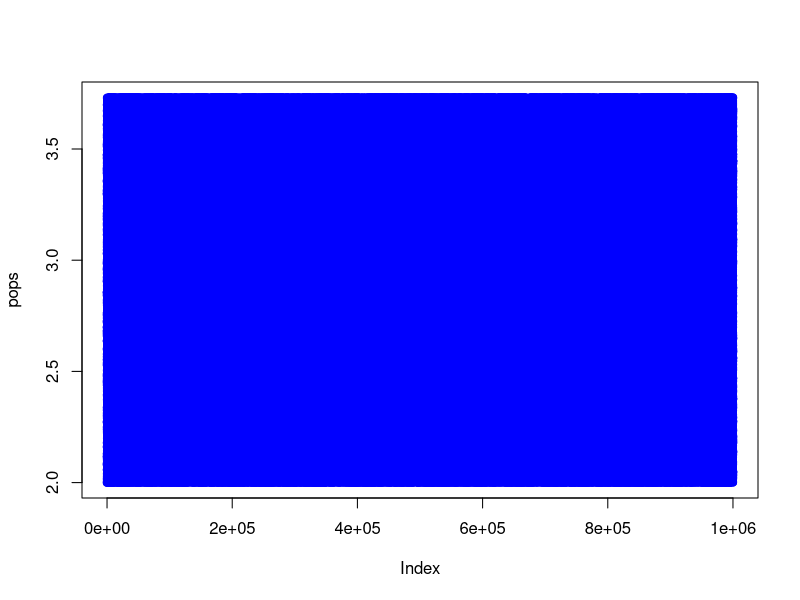
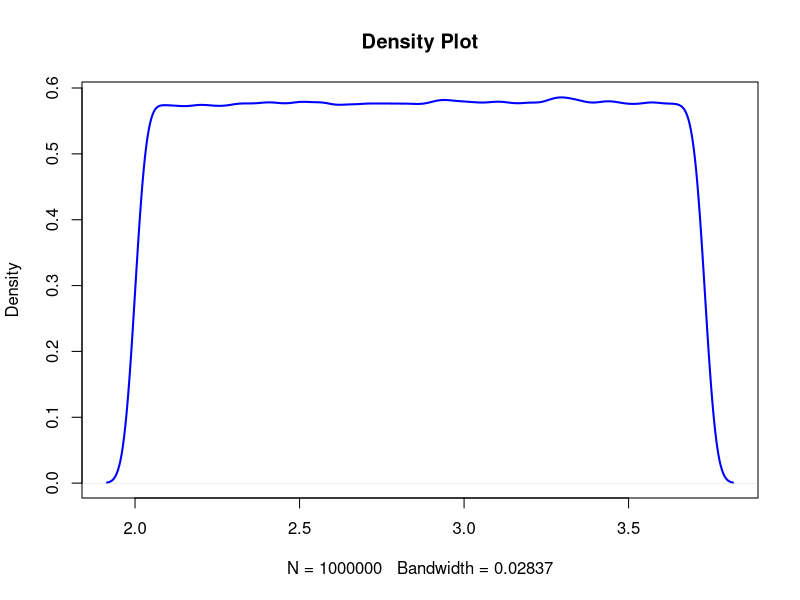
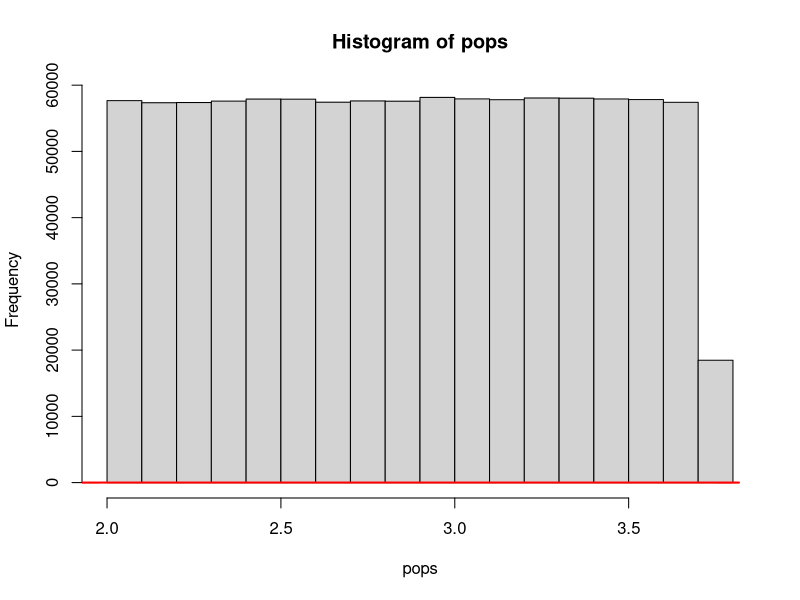
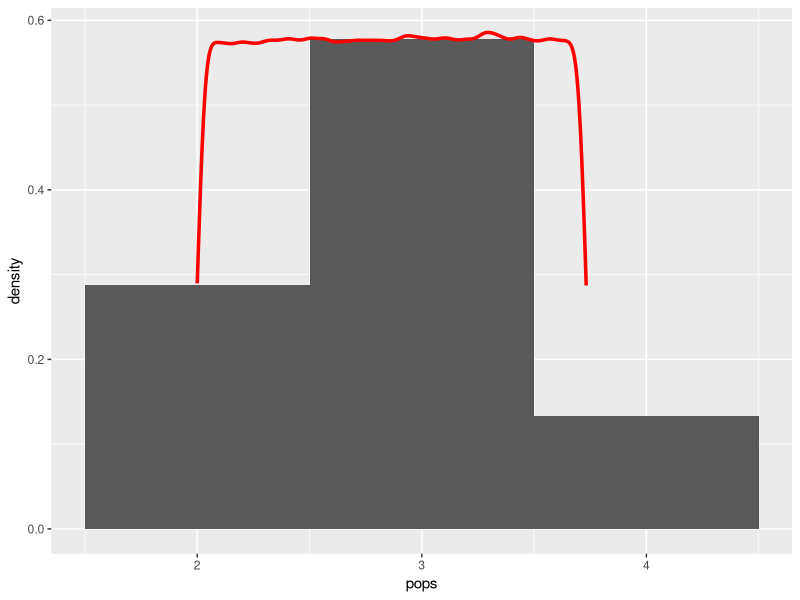
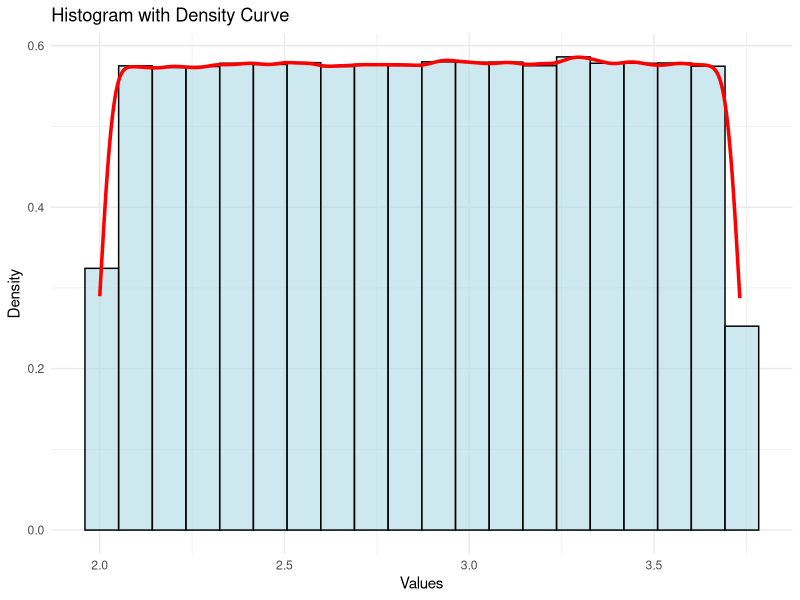
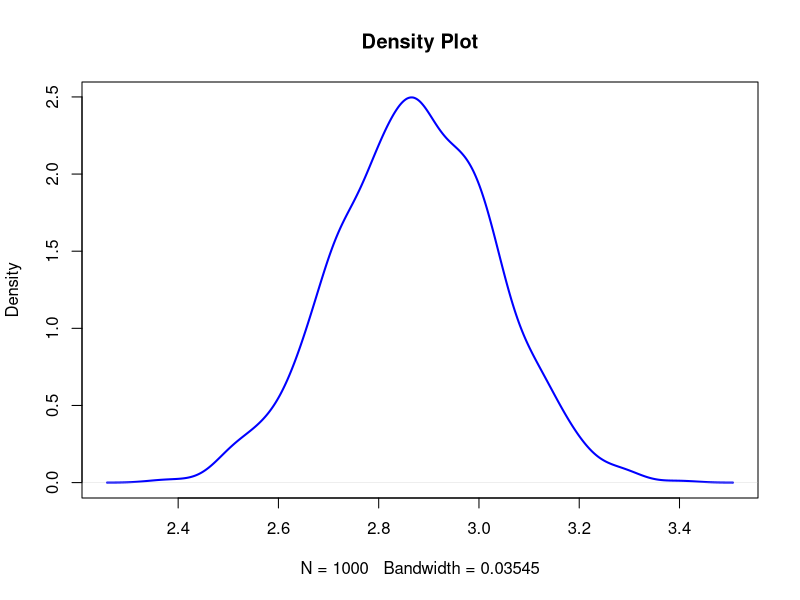
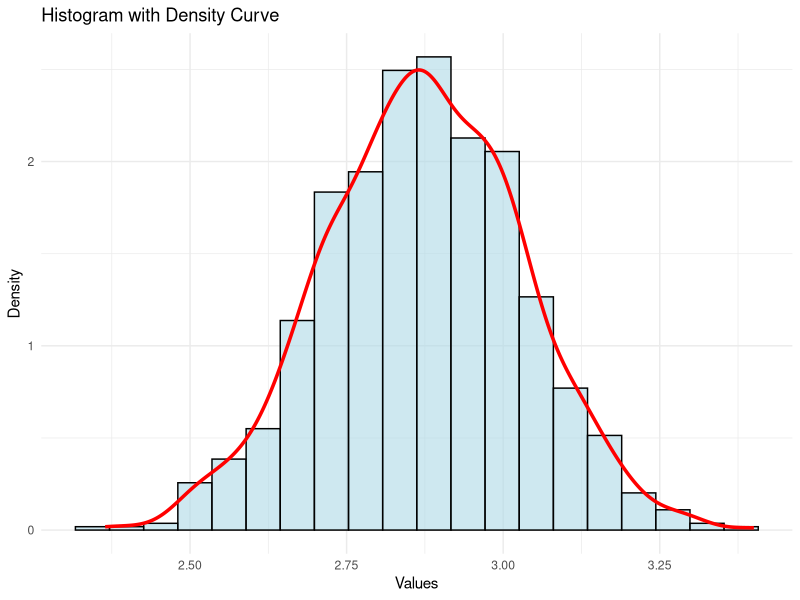
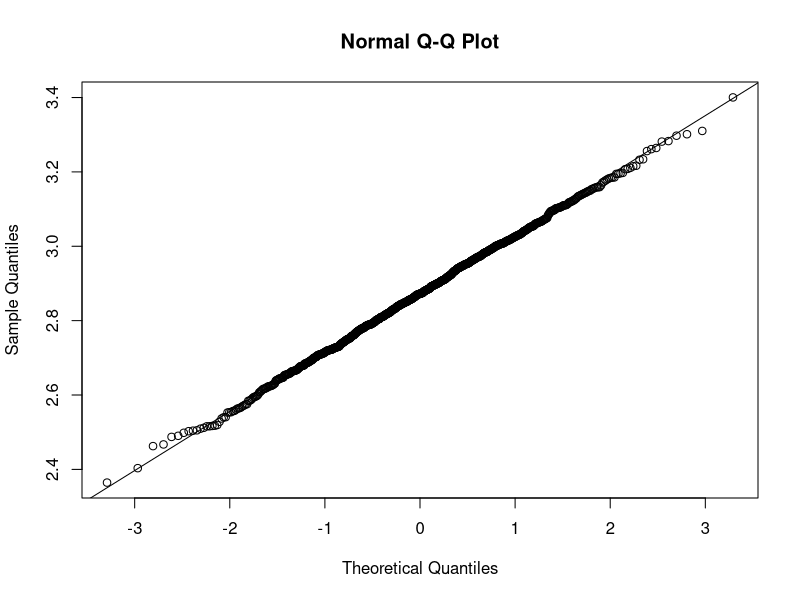

R code for these plots, in order:
## ---- chunk 1
knitr::opts_chunk$set(echo = TRUE)
library(ggplot2)
## ---- chunk 2
sigma <- 0.5
N <- 1000000

# Normal Distribution (mean = 0, sd = sigma)
pops <- rnorm(N, mean = 1, sd = sigma)

# Exponential Distribution (lambda = 1/sigma)
lambda <- 1 / sigma
pops <- rexp(N, rate = lambda)

# Binomial Distribution (Bernoulli trial)
p <- 0.5
pops <- rbinom(N, size = 1, prob = p) # Bernoulli trial

# Poisson Distribution (lambda = sigma^2)
lambda <- sigma^2
pops <- rpois(N, lambda = lambda)

# Gamma Distribution
alpha <- 4  
beta <- sqrt(alpha) / sigma
pops <- rgamma(N, shape = alpha, rate = beta)

# Uniform Distribution
min = 2
max = 2 + sqrt(3)  #this will give the standard deviation ~ 0.5
pops <- runif(N, min, max)



## ---- chunk 3

# Can you plot them? (Some options are here) 
# how ...? ggplot or plot or hist
plot(pops, col = "blue")

# or density plot
plot(density(pops), col = "blue", lwd = 2, main = "Density Plot")

# histogram
hist(pops)
lines(density(pops), col = "red", lwd = 2)

# using ggplot + histogram + density 
ggplot(data.frame(pops), aes(x = pops)) +
  geom_histogram(aes(y = ..density..), binwidth = 1) + 
  geom_density(color = "red", linewidth = 1.2)


# more fancy version with ggplot()
ggplot(data.frame(pops), aes(x = pops)) +
  geom_histogram(aes(y = ..density..), bins = 20, fill = "lightblue", color = "black", alpha = 0.6) +
  geom_density(color = "red", linewidth = 1.2) +
  theme_minimal() +
  labs(title = "Histogram with Density Curve", x = "Values", y = "Density")
 
## ---- chunk 4
mean(pops)
sd(pops)
## ---- chunk 5

n = 10

sample_get_xbar_fn <- function(n){
 sampled_entries <- sample(pops, size = n)
 xbar <- sum(sampled_entries) / n
  return(xbar)
}


K = 1000 # simulation size is K=10000

Sample_proportions <- replicate(K, sample_get_xbar_fn(n))



# for loop version is also possible




## ---- chunk 6
# density plot
plot(density(Sample_proportions), col = "blue", lwd = 2, main = "Density Plot")


# or

# using ggplot + histogram + density 
ggplot(data.frame(Sample_proportions), aes(x = Sample_proportions)) +
  geom_histogram(aes(y = ..density..), bins = 20, fill = "lightblue", color = "black", alpha = 0.6) +
  geom_density(color = "red", linewidth = 1.2) +
  theme_minimal() +
  labs(title = "Histogram with Density Curve", x = "Values", y = "Density")
 

## ---- chunk 7
print("Xbar Data")
print(head(Sample_proportions))
print("Mean")
print(mean(Sample_proportions))
print("Standard devation of the data")
print(sd(Sample_proportions))


## ---- chunk 8
qqnorm(Sample_proportions)
qqline(Sample_proportions)
## ---- chunk 9


